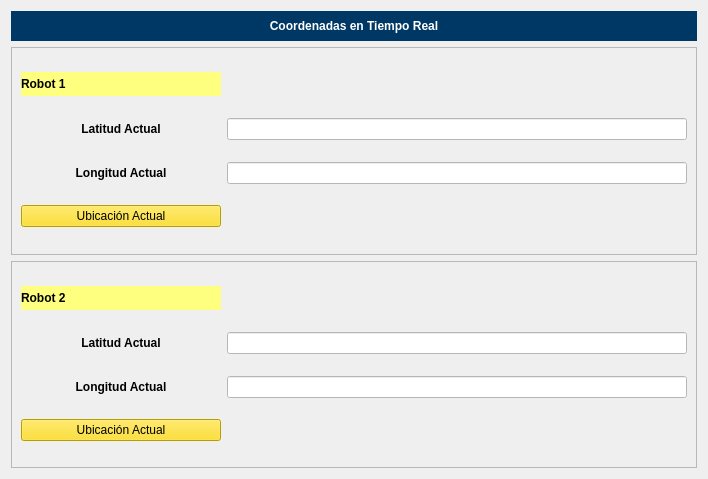
                <widget class="QWidget" name="scroll_coordenadas_tr">
                 <property name="geometry">
                  <rect>
                   <x>0</x>
                   <y>0</y>
                   <width>708</width>
                   <height>479</height>
                  </rect>
                 </property>
                 <layout class="QVBoxLayout" name="verticalLayout_7">
                  <item>
                   <widget class="QLabel" name="label_11">
                    <property name="minimumSize">
                     <size>
                      <width>300</width>
                      <height>30</height>
                     </size>
                    </property>
                    <property name="maximumSize">
                     <size>
                      <width>16777215</width>
                      <height>30</height>
                     </size>
                    </property>
                    <property name="font">
                     <font>
                      <pointsize>9</pointsize>
                      <weight>75</weight>
                      <bold>true</bold>
                     </font>
                    </property>
                    <property name="styleSheet">
                     <string notr="true">background-color: rgb(0, 56, 101);
color:rgb(255,255,255);
</string>
                    </property>
                    <property name="text">
                     <string>&lt;html&gt;&lt;head/&gt;&lt;body&gt;&lt;p align=&quot;center&quot;&gt;Coordenadas en Tiempo Real&lt;/p&gt;&lt;/body&gt;&lt;/html&gt;</string>
                    </property>
                   </widget>
                  </item>
                  <item>
                   <widget class="QFrame" name="frame_ubi_r1">
                    <property name="enabled">
                     <bool>true</bool>
                    </property>
                    <property name="sizePolicy">
                     <sizepolicy hsizetype="Preferred" vsizetype="Preferred">
                      <horstretch>0</horstretch>
                      <verstretch>0</verstretch>
                     </sizepolicy>
                    </property>
                    <property name="minimumSize">
                     <size>
                      <width>568</width>
                      <height>150</height>
                     </size>
                    </property>
                    <property name="frameShape">
                     <enum>QFrame::StyledPanel</enum>
                    </property>
                    <property name="frameShadow">
                     <enum>QFrame::Raised</enum>
                    </property>
                    <layout class="QGridLayout" name="gridLayout_3">
                     <item row="2" column="1">
                      <widget class="QLineEdit" name="long_actual_robot1">
                       <property name="styleSheet">
                        <string notr="true">background-color: rgb(255, 255, 255);</string>
                       </property>
                       <property name="readOnly">
                        <bool>true</bool>
                       </property>
                      </widget>
                     </item>
                     <item row="1" column="0">
                      <widget class="QLabel" name="label_17">
                       <property name="minimumSize">
                        <size>
                         <width>200</width>
                         <height>24</height>
                        </size>
                       </property>
                       <property name="maximumSize">
                        <size>
                         <width>200</width>
                         <height>16777215</height>
                        </size>
                       </property>
                       <property name="font">
                        <font>
                         <pointsize>9</pointsize>
                         <weight>75</weight>
                         <bold>true</bold>
                        </font>
                       </property>
                       <property name="text">
                        <string>&lt;html&gt;&lt;head/&gt;&lt;body&gt;&lt;p align=&quot;center&quot;&gt;Latitud Actual&lt;/p&gt;&lt;/body&gt;&lt;/html&gt;</string>
                       </property>
                      </widget>
                     </item>
                     <item row="1" column="1">
                      <widget class="QLineEdit" name="lat_actual_robot1">
                       <property name="styleSheet">
                        <string notr="true">background-color: rgb(255, 255, 255);</string>
                       </property>
                       <property name="readOnly">
                        <bool>true</bool>
                       </property>
                      </widget>
                     </item>
                     <item row="0" column="0">
                      <widget class="QLabel" name="label_10">
                       <property name="maximumSize">
                        <size>
                         <width>16777215</width>
                         <height>24</height>
                        </size>
                       </property>
                       <property name="font">
                        <font>
                         <pointsize>9</pointsize>
                         <weight>75</weight>
                         <bold>true</bold>
                        </font>
                       </property>
                       <property name="styleSheet">
                        <string notr="true">background-color: rgb(255, 255, 127);</string>
                       </property>
                       <property name="text">
                        <string>&lt;html&gt;&lt;head/&gt;&lt;body&gt;&lt;p&gt;Robot 1&lt;/p&gt;&lt;/body&gt;&lt;/html&gt;</string>
                       </property>
                      </widget>
                     </item>
                     <item row="2" column="0">
                      <widget class="QLabel" name="label_16">
                       <property name="minimumSize">
                        <size>
                         <width>200</width>
                         <height>0</height>
                        </size>
                       </property>
                       <property name="font">
                        <font>
                         <pointsize>9</pointsize>
                         <weight>75</weight>
                         <bold>true</bold>
                        </font>
                       </property>
                       <property name="text">
                        <string>&lt;html&gt;&lt;head/&gt;&lt;body&gt;&lt;p align=&quot;center&quot;&gt;Longitud Actual&lt;/p&gt;&lt;/body&gt;&lt;/html&gt;</string>
                       </property>
                      </widget>
                     </item>
                     <item row="3" column="0">
                      <widget class="QPushButton" name="ubi_1Button">
                       <property name="styleSheet">
                        <string notr="true">background-color: rgb(255, 220, 0);</string>
                       </property>
                       <property name="text">
                        <string>Ubicación Actual</string>
                       </property>
                      </widget>
                     </item>
                    </layout>
                   </widget>
                  </item>
                  <item>
                   <widget class="QFrame" name="frame_ubi_r2">
                    <property name="minimumSize">
                     <size>
                      <width>568</width>
                      <height>150</height>
                     </size>
                    </property>
                    <property name="frameShape">
                     <enum>QFrame::StyledPanel</enum>
                    </property>
                    <property name="frameShadow">
                     <enum>QFrame::Raised</enum>
                    </property>
                    <layout class="QGridLayout" name="gridLayout_6">
                     <item row="2" column="0">
                      <widget class="QLabel" name="label_19">
                       <property name="minimumSize">
                        <size>
                         <width>200</width>
                         <height>0</height>
                        </size>
                       </property>
                       <property name="font">
                        <font>
                         <pointsize>9</pointsize>
                         <weight>75</weight>
                         <bold>true</bold>
                        </font>
                       </property>
                       <property name="text">
                        <string>&lt;html&gt;&lt;head/&gt;&lt;body&gt;&lt;p align=&quot;center&quot;&gt;Longitud Actual&lt;/p&gt;&lt;/body&gt;&lt;/html&gt;</string>
                       </property>
                      </widget>
                     </item>
                     <item row="0" column="0">
                      <widget class="QLabel" name="label_20">
                       <property name="maximumSize">
                        <size>
                         <width>16777215</width>
                         <height>24</height>
                        </size>
                       </property>
                       <property name="font">
                        <font>
                         <pointsize>9</pointsize>
                         <weight>75</weight>
                         <bold>true</bold>
                        </font>
                       </property>
                       <property name="styleSheet">
                        <string notr="true">background-color: rgb(255, 255, 127);</string>
                       </property>
                       <property name="text">
                        <string>Robot 2</string>
                       </property>
                      </widget>
                     </item>
                     <item row="1" column="1">
                      <widget class="QLineEdit" name="lat_actual_robot2">
                       <property name="styleSheet">
                        <string notr="true">background-color: rgb(255, 255, 255);</string>
                       </property>
                       <property name="readOnly">
                        <bool>true</bool>
                       </property>
                      </widget>
                     </item>
                     <item row="2" column="1">
                      <widget class="QLineEdit" name="long_actual_robot2">
                       <property name="styleSheet">
                        <string notr="true">background-color: rgb(255, 255, 255);</string>
                       </property>
                       <property name="readOnly">
                        <bool>true</bool>
                       </property>
                      </widget>
                     </item>
                     <item row="1" column="0">
                      <widget class="QLabel" name="label_18">
                       <property name="minimumSize">
                        <size>
                         <width>200</width>
                         <height>24</height>
                        </size>
                       </property>
                       <property name="maximumSize">
                        <size>
                         <width>200</width>
                         <height>16777215</height>
                        </size>
                       </property>
                       <property name="font">
                        <font>
                         <pointsize>9</pointsize>
                         <weight>75</weight>
                         <bold>true</bold>
                        </font>
                       </property>
                       <property name="text">
                        <string>&lt;html&gt;&lt;head/&gt;&lt;body&gt;&lt;p align=&quot;center&quot;&gt;Latitud Actual&lt;/p&gt;&lt;/body&gt;&lt;/html&gt;</string>
                       </property>
                      </widget>
                     </item>
                     <item row="3" column="0">
                      <widget class="QPushButton" name="ubi_2Button">
                       <property name="styleSheet">
                        <string notr="true">background-color: rgb(255, 220, 0);</string>
                       </property>
                       <property name="text">
                        <string>Ubicación Actual</string>
                       </property>
                      </widget>
                     </item>
                    </layout>
                   </widget>
                  </item>
                 </layout>
                </widget>
